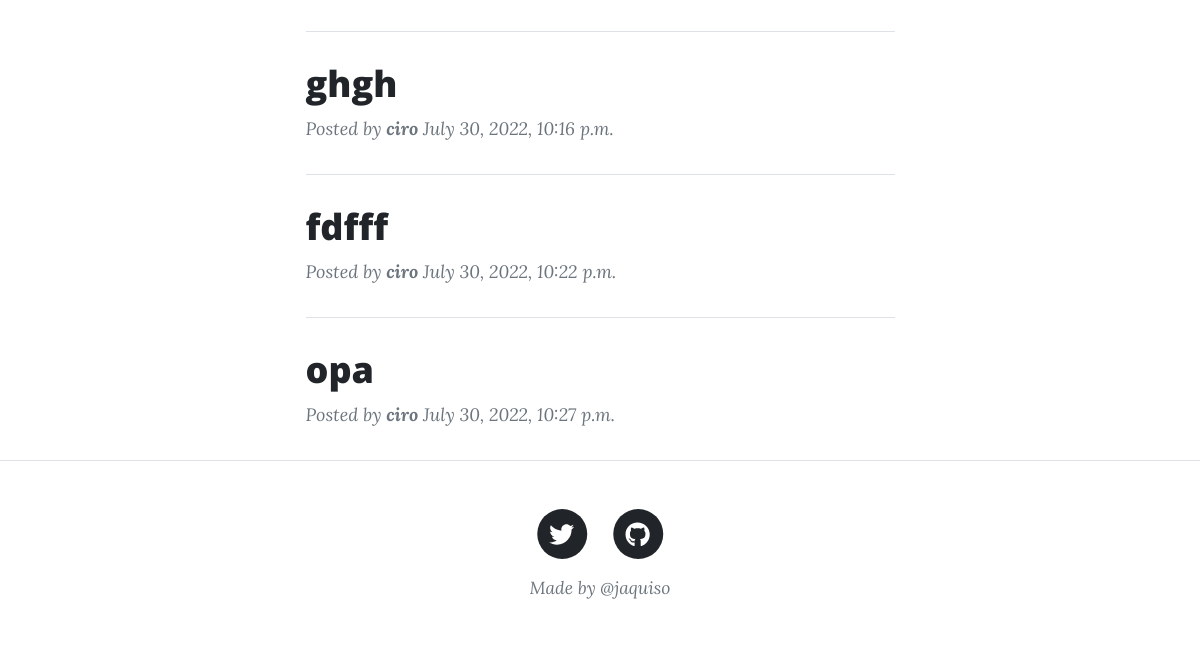
Page /topics/ (signed in, lower part) on the earlier database version.
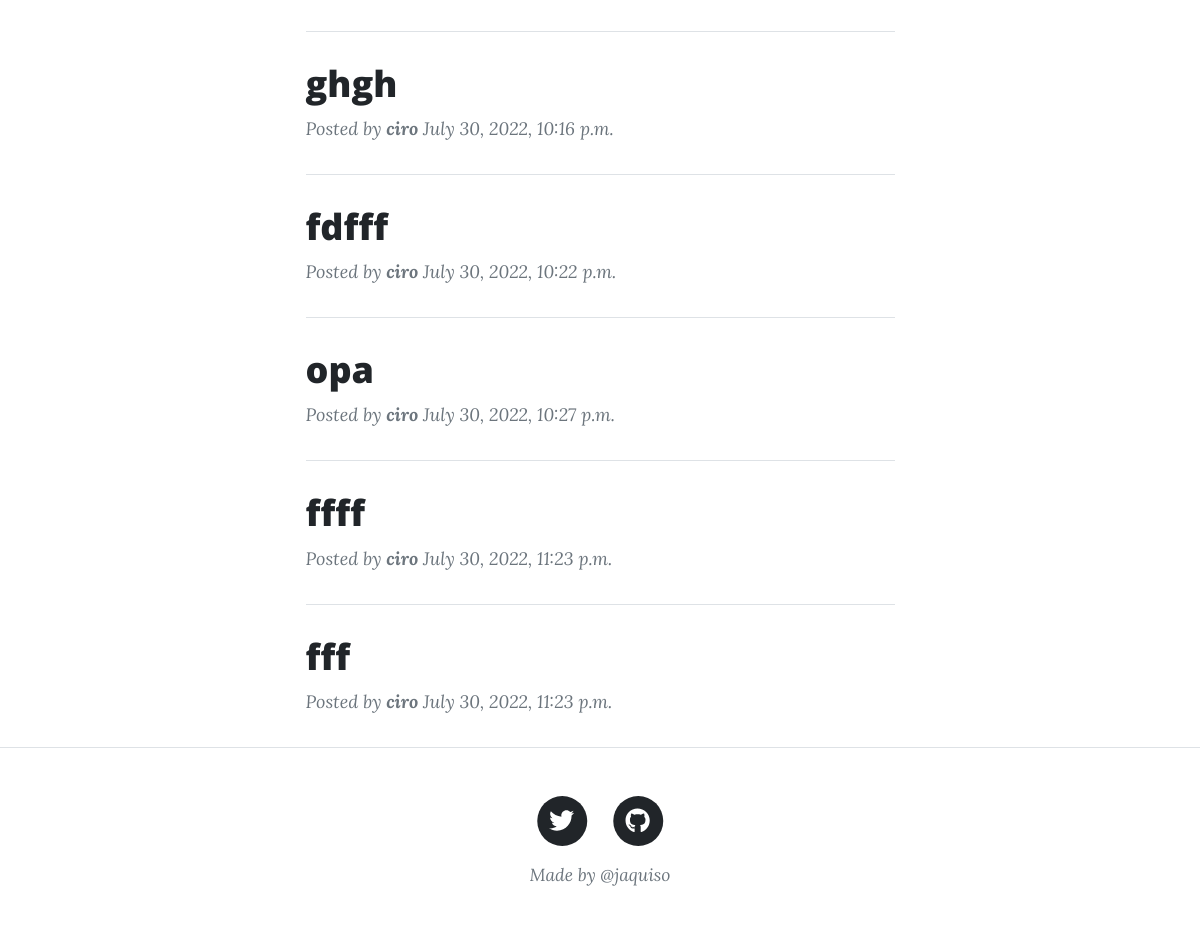
Same page on the later database version.
### learning_logs/models.py (models this page shows)
class Topic(models.Model):
    title = models.CharField(max_length=200)
    date_added = models.DateTimeField(auto_now_add=True)
    owner = models.ForeignKey(User, on_delete=models.CASCADE)
    description = models.TextField(max_length=200)
    thumbnail = models.ImageField(upload_to='thumbnails/', null=True, blank=True)
    def __str__(self):
        return self.title

### learning_logs/views.py (the view)
# urls.py: path('topics/', views.topics, name='topics'),
@login_required
def topics(request):
    random = bool(request.GET.get('random'))
    search_query = request.GET.get('search_query')
    topics = Topic.objects.all()
    if search_query != None:
        topics  = Topic.objects.filter(
            Q(entry__text__contains = search_query) | Q(title__contains = search_query),
        )#.distinct('entry') is not supported by SQLite3
    else:
        topics  = topics.filter(
            owner=request.user,
        ).order_by('date_added')
    if random:
        choice_topic = choice(topics)
        return topic(request, choice_topic.id)
    context = {'topics': topics}
    return render(request, 'learning_logs/topics.html', context)

### learning_logs/templates/learning_logs/topics.html (shortened to what this page needs)
{% extends 'learning_logs/base.html' %}
{% load static %}
{% block content %}
<div class="container px-4 px-lg-5">
  <div class="row gx-4 gx-lg-5 justify-content-center">
      <div class="col-md-10 col-lg-8 col-xl-7">
        {% for topic in topics %}
          <hr class="my-4" />
          <div class="post-preview">
              <a href="{% url 'learning_logs:topic' topic.id %}"><h2 class="post-title">{{topic}}</h2></a>
              <p class="post-meta">
                  Posted by
                  <strong>{{topic.owner}}</strong>
                  {{topic.date_added}}
              </p>
          </div>
          {% endfor %}
      </div>
  </div>
</div>
{% endblock content %}

Differences in the rows shown:
added Topic: title "ffff", owner "ciro", date_added "July 30, 2022, 11:23 p.m."
added Topic: title "fff", owner "ciro", date_added "July 30, 2022, 11:23 p.m."
